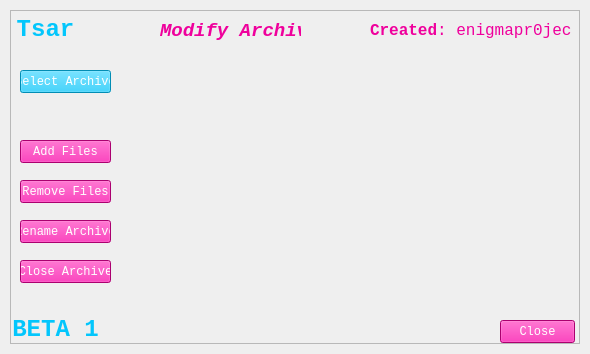
<?xml version="1.0" encoding="UTF-8"?>
<ui version="4.0">
 <class>modifyArchiveGUI</class>
 <widget class="QMainWindow" name="modifyArchiveGUI">
  <property name="geometry">
   <rect>
    <x>0</x>
    <y>0</y>
    <width>590</width>
    <height>354</height>
   </rect>
  </property>
  <property name="windowTitle">
   <string>Tsar Beta 1</string>
  </property>
  <property name="windowIcon">
   <iconset>
    <normaloff>iconfile.ico</normaloff>iconfile.ico</iconset>
  </property>
  <widget class="QWidget" name="centralwidget">
   <layout class="QVBoxLayout" name="verticalLayout">
    <property name="spacing">
     <number>0</number>
    </property>
    <property name="leftMargin">
     <number>10</number>
    </property>
    <property name="topMargin">
     <number>10</number>
    </property>
    <property name="rightMargin">
     <number>10</number>
    </property>
    <property name="bottomMargin">
     <number>10</number>
    </property>
    <item>
     <widget class="QFrame" name="dropShadowFrame">
      <property name="styleSheet">
       <string notr="true">QFrame {	
	background-color: rgba(255, 255, 255, .15);
}</string>
      </property>
      <property name="frameShape">
       <enum>QFrame::StyledPanel</enum>
      </property>
      <property name="frameShadow">
       <enum>QFrame::Raised</enum>
      </property>
      <widget class="QLabel" name="label_title">
       <property name="geometry">
        <rect>
         <x>-10</x>
         <y>-10</y>
         <width>91</width>
         <height>61</height>
        </rect>
       </property>
       <property name="font">
        <font>
         <family>Consolas</family>
         <pointsize>40</pointsize>
        </font>
       </property>
       <property name="styleSheet">
        <string notr="true">color: rgb(3, 198, 252);
background-color: rgba(255, 255, 255, 0); </string>
       </property>
       <property name="text">
        <string>&lt;html&gt;&lt;head/&gt;&lt;body&gt;&lt;p&gt;&lt;span style=&quot; font-size:18pt; font-weight:600;&quot;&gt;Tsar&lt;/span&gt;&lt;/p&gt;&lt;/body&gt;&lt;/html&gt;</string>
       </property>
       <property name="alignment">
        <set>Qt::AlignCenter</set>
       </property>
      </widget>
      <widget class="QLabel" name="label_credits">
       <property name="geometry">
        <rect>
         <x>360</x>
         <y>0</y>
         <width>201</width>
         <height>41</height>
        </rect>
       </property>
       <property name="font">
        <font>
         <family>Consolas</family>
         <pointsize>40</pointsize>
        </font>
       </property>
       <property name="styleSheet">
        <string notr="true">color: rgba(239, 0, 156, 255);
background-color: rgba(255, 255, 255, 0); </string>
       </property>
       <property name="text">
        <string>&lt;html&gt;&lt;head/&gt;&lt;body&gt;&lt;p&gt;&lt;span style=&quot; font-size:12pt; font-weight:600;&quot;&gt;Created&lt;/span&gt;&lt;span style=&quot; font-size:12pt;&quot;&gt;: enigmapr0ject&lt;/span&gt;&lt;/p&gt;&lt;/body&gt;&lt;/html&gt;</string>
       </property>
       <property name="alignment">
        <set>Qt::AlignRight|Qt::AlignTrailing|Qt::AlignVCenter</set>
       </property>
      </widget>
      <widget class="QLabel" name="label_credits_3">
       <property name="geometry">
        <rect>
         <x>150</x>
         <y>10</y>
         <width>141</width>
         <height>21</height>
        </rect>
       </property>
       <property name="font">
        <font>
         <family>Consolas</family>
         <pointsize>10</pointsize>
        </font>
       </property>
       <property name="styleSheet">
        <string notr="true">color: rgba(239, 0, 156, 255);
background-color: rgba(255, 255, 255, 0); </string>
       </property>
       <property name="text">
        <string>&lt;html&gt;&lt;head/&gt;&lt;body&gt;&lt;p align=&quot;center&quot;&gt;&lt;span style=&quot; font-size:14pt; font-weight:600; font-style:italic;&quot;&gt;Modify Archive&lt;/span&gt;&lt;/p&gt;&lt;/body&gt;&lt;/html&gt;</string>
       </property>
       <property name="alignment">
        <set>Qt::AlignLeading|Qt::AlignLeft|Qt::AlignVCenter</set>
       </property>
      </widget>
      <widget class="QPushButton" name="closeButton">
       <property name="geometry">
        <rect>
         <x>490</x>
         <y>310</y>
         <width>75</width>
         <height>23</height>
        </rect>
       </property>
       <property name="font">
        <font>
         <family>Consolas</family>
        </font>
       </property>
       <property name="styleSheet">
        <string notr="true">color: rgba(255, 255, 255, 255);
background-color: rgba(239, 0, 156, 255);</string>
       </property>
       <property name="text">
        <string>Close</string>
       </property>
      </widget>
      <widget class="QLabel" name="response">
       <property name="geometry">
        <rect>
         <x>230</x>
         <y>210</y>
         <width>181</width>
         <height>41</height>
        </rect>
       </property>
       <property name="font">
        <font>
         <family>Consolas</family>
         <pointsize>10</pointsize>
        </font>
       </property>
       <property name="styleSheet">
        <string notr="true">color: rgba(239, 0, 156, 255);
background-color: rgba(255, 255, 255, 0); </string>
       </property>
       <property name="text">
        <string>&lt;html&gt;&lt;head/&gt;&lt;body&gt;&lt;p&gt;&lt;br/&gt;&lt;/p&gt;&lt;/body&gt;&lt;/html&gt;</string>
       </property>
       <property name="alignment">
        <set>Qt::AlignLeading|Qt::AlignLeft|Qt::AlignVCenter</set>
       </property>
      </widget>
      <widget class="QPushButton" name="selectArchiveButton">
       <property name="geometry">
        <rect>
         <x>10</x>
         <y>60</y>
         <width>91</width>
         <height>23</height>
        </rect>
       </property>
       <property name="font">
        <font>
         <family>Consolas</family>
        </font>
       </property>
       <property name="styleSheet">
        <string notr="true">color: rgba(255, 255, 255, 255);
background-color: rgba(3, 198, 252, 255);</string>
       </property>
       <property name="text">
        <string>Select Archive</string>
       </property>
      </widget>
      <widget class="QPushButton" name="addFilesButton">
       <property name="geometry">
        <rect>
         <x>10</x>
         <y>130</y>
         <width>91</width>
         <height>23</height>
        </rect>
       </property>
       <property name="font">
        <font>
         <family>Consolas</family>
        </font>
       </property>
       <property name="styleSheet">
        <string notr="true">color: rgba(255, 255, 255, 255);
background-color: rgba(239, 0, 156, 255);</string>
       </property>
       <property name="text">
        <string>Add Files</string>
       </property>
      </widget>
      <widget class="QPushButton" name="removeFilesButton">
       <property name="geometry">
        <rect>
         <x>10</x>
         <y>170</y>
         <width>91</width>
         <height>23</height>
        </rect>
       </property>
       <property name="font">
        <font>
         <family>Consolas</family>
        </font>
       </property>
       <property name="styleSheet">
        <string notr="true">color: rgba(255, 255, 255, 255);
background-color: rgba(239, 0, 156, 255);</string>
       </property>
       <property name="text">
        <string>Remove Files</string>
       </property>
      </widget>
      <widget class="QPushButton" name="renameArchiveButton">
       <property name="geometry">
        <rect>
         <x>10</x>
         <y>210</y>
         <width>91</width>
         <height>23</height>
        </rect>
       </property>
       <property name="font">
        <font>
         <family>Consolas</family>
        </font>
       </property>
       <property name="styleSheet">
        <string notr="true">color: rgba(255, 255, 255, 255);
background-color: rgba(239, 0, 156, 255);</string>
       </property>
       <property name="text">
        <string>Rename Archive</string>
       </property>
      </widget>
      <widget class="QPushButton" name="closeArchiveButton">
       <property name="geometry">
        <rect>
         <x>10</x>
         <y>250</y>
         <width>91</width>
         <height>23</height>
        </rect>
       </property>
       <property name="font">
        <font>
         <family>Consolas</family>
        </font>
       </property>
       <property name="styleSheet">
        <string notr="true">color: rgba(255, 255, 255, 255);
background-color: rgba(239, 0, 156, 255);</string>
       </property>
       <property name="text">
        <string>Close Archive</string>
       </property>
      </widget>
      <widget class="QLabel" name="feedback">
       <property name="geometry">
        <rect>
         <x>150</x>
         <y>60</y>
         <width>401</width>
         <height>211</height>
        </rect>
       </property>
       <property name="font">
        <font>
         <family>Consolas</family>
         <pointsize>10</pointsize>
        </font>
       </property>
       <property name="styleSheet">
        <string notr="true">color: rgba(3, 198, 252, 255);
background-color: rgba(255, 255, 255, 0); </string>
       </property>
       <property name="text">
        <string>&lt;html&gt;&lt;head/&gt;&lt;body&gt;&lt;p align=&quot;center&quot;&gt;&lt;br/&gt;&lt;/p&gt;&lt;/body&gt;&lt;/html&gt;</string>
       </property>
       <property name="alignment">
        <set>Qt::AlignLeading|Qt::AlignLeft|Qt::AlignTop</set>
       </property>
      </widget>
      <widget class="QLabel" name="label_title_2">
       <property name="geometry">
        <rect>
         <x>0</x>
         <y>290</y>
         <width>91</width>
         <height>61</height>
        </rect>
       </property>
       <property name="font">
        <font>
         <family>Consolas</family>
         <pointsize>40</pointsize>
        </font>
       </property>
       <property name="styleSheet">
        <string notr="true">color: rgb(3, 198, 252);
background-color: rgba(255, 255, 255, 0); </string>
       </property>
       <property name="text">
        <string>&lt;html&gt;&lt;head/&gt;&lt;body&gt;&lt;p&gt;&lt;span style=&quot; font-size:18pt; font-weight:600;&quot;&gt;BETA 1&lt;/span&gt;&lt;/p&gt;&lt;/body&gt;&lt;/html&gt;</string>
       </property>
       <property name="alignment">
        <set>Qt::AlignCenter</set>
       </property>
      </widget>
     </widget>
    </item>
   </layout>
  </widget>
 </widget>
 <resources>
  <include location="assets.qrc"/>
 </resources>
 <connections/>
</ui>
